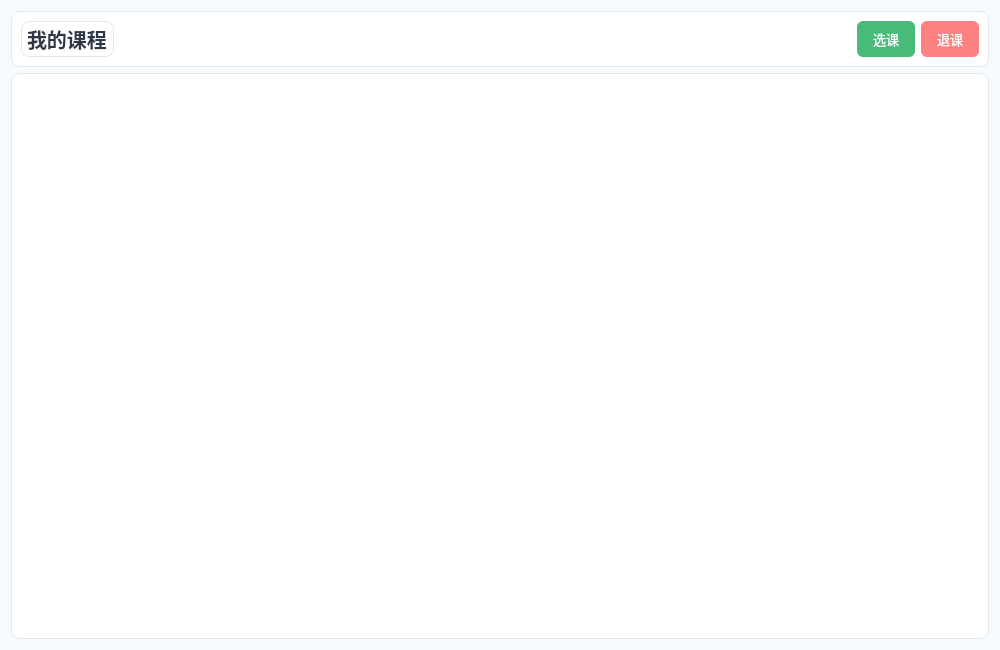
<?xml version="1.0" encoding="UTF-8"?>
<ui version="4.0">
 <class>StudentCoursePage</class>
 <widget class="QWidget" name="StudentCoursePage">
  <property name="geometry">
   <rect>
    <x>0</x>
    <y>0</y>
    <width>1000</width>
    <height>650</height>
   </rect>
  </property>
  <property name="styleSheet">
   <string notr="true">QWidget {
    background: #f7fafc;
}
QFrame {
    background: white;
    border-radius: 8px;
    border: 1px solid #e2e8f0;
}
QPushButton {
    border: none;
    border-radius: 6px;
    padding: 8px 16px;
    font-size: 13px;
}
QTableView {
    border: 1px solid #e2e8f0;
    border-radius: 8px;
    alternate-background-color: #f7fafc;
}
QTableView::header {
    background: #4299e1;
    color: white;
    font-weight: bold;
}
</string>
  </property>
  <layout class="QVBoxLayout" name="verticalLayout">
   <item>
    <widget class="QFrame" name="headerFrame">
     <layout class="QHBoxLayout" name="horizontalLayout">
      <item>
       <widget class="QLabel" name="titleLabel">
        <property name="styleSheet">
         <string notr="true">font-size: 20px; font-weight: bold; color: #2d3748;</string>
        </property>
        <property name="text">
         <string>我的课程</string>
        </property>
       </widget>
      </item>
      <item>
       <spacer name="horizontalSpacer">
        <property name="orientation">
         <enum>Qt::Orientation::Horizontal</enum>
        </property>
        <property name="sizeHint" stdset="0">
         <size>
          <width>40</width>
          <height>20</height>
         </size>
        </property>
       </spacer>
      </item>
      <item>
       <widget class="QPushButton" name="selectBtn">
        <property name="styleSheet">
         <string notr="true">background: #48bb78; color: white;</string>
        </property>
        <property name="text">
         <string>选课</string>
        </property>
       </widget>
      </item>
      <item>
       <widget class="QPushButton" name="dropBtn">
        <property name="styleSheet">
         <string notr="true">background: #fc8181; color: white;</string>
        </property>
        <property name="text">
         <string>退课</string>
        </property>
       </widget>
      </item>
     </layout>
    </widget>
   </item>
   <item>
    <widget class="QTableView" name="tableView">
     <property name="selectionMode">
      <enum>QAbstractItemView::SelectionMode::SingleSelection</enum>
     </property>
     <property name="selectionBehavior">
      <enum>QAbstractItemView::SelectionBehavior::SelectRows</enum>
     </property>
    </widget>
   </item>
  </layout>
 </widget>
 <resources/>
 <connections/>
</ui>
